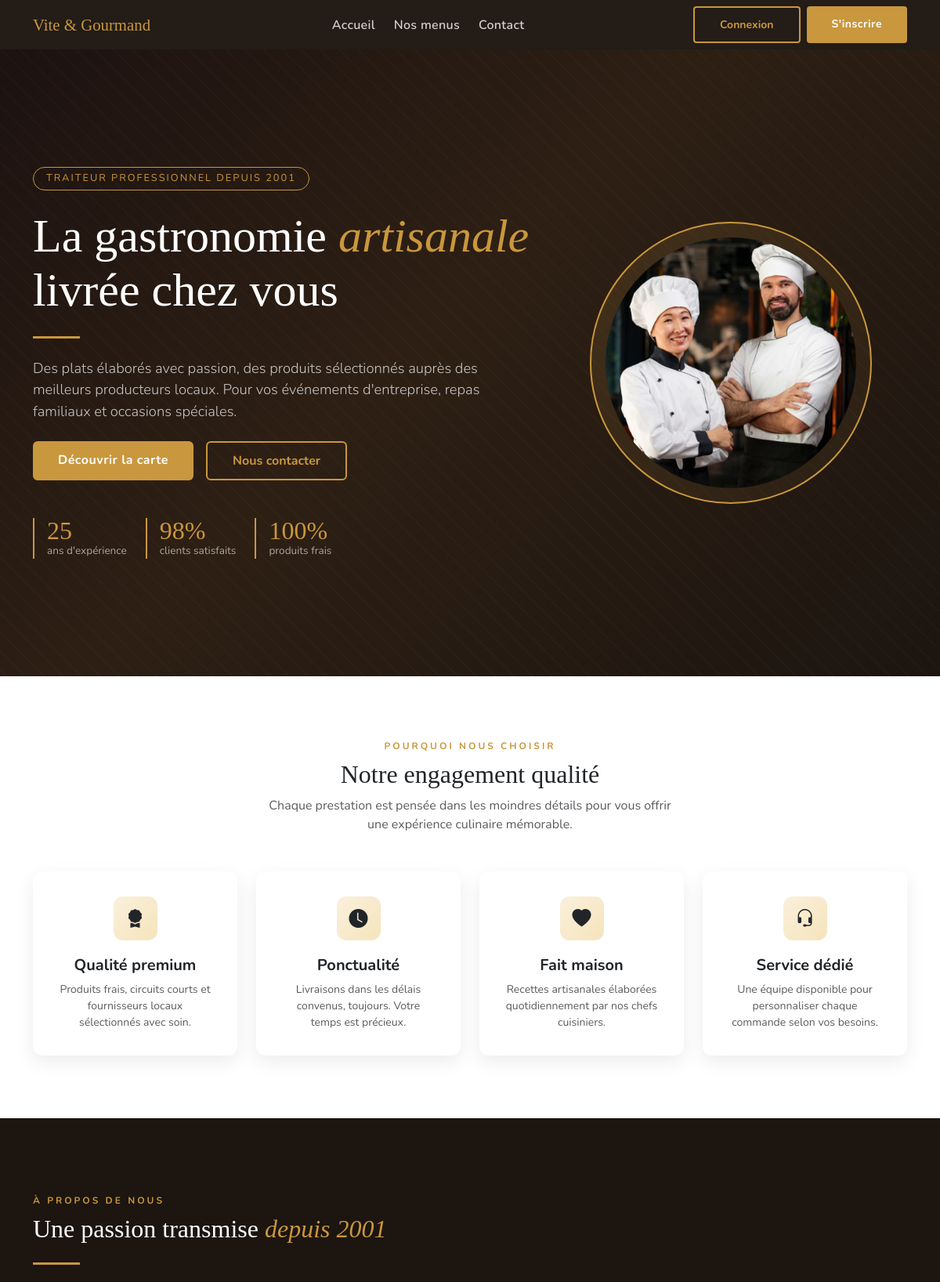
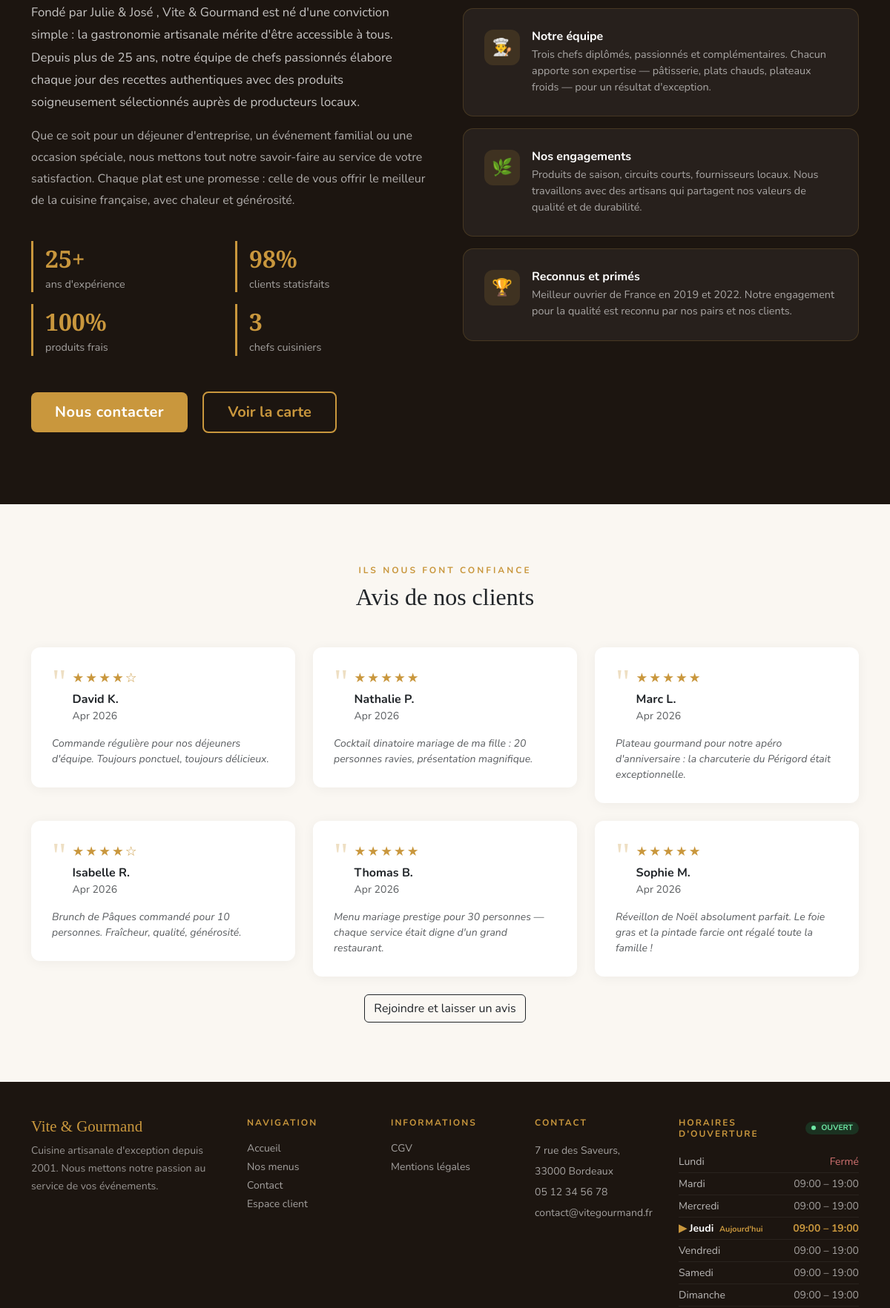
The page / (upper part) on the database its author committed (2 pictures, top to bottom).
### tables this page shows
CREATE TABLE `avis` (
  `id` int(11) NOT NULL,
  `user_id` int(11) DEFAULT NULL,
  `nom` varchar(150) NOT NULL,
  `contenu` text NOT NULL,
  `note` tinyint(1) DEFAULT 5,
  `statut` varchar(50) DEFAULT 'en attente',
  `created_at` datetime DEFAULT current_timestamp()
);

CREATE TABLE `horaires` (
  `id` int(11) NOT NULL,
  `jour` varchar(20) NOT NULL,
  `heure_ouverture` varchar(5) DEFAULT '09:00',
  `heure_fermeture` varchar(5) DEFAULT '19:00',
  `ferme` tinyint(1) DEFAULT 0
);

### index.php (the view, shortened to what the rows shown need)
<?php
include 'includes/db.php';
include 'includes/auth.php';
$jour_fr = [
    'Sunday'    => 'Dimanche',
    'Monday'    => 'Lundi',
    'Tuesday'   => 'Mardi',
    'Wednesday' => 'Mercredi',
    'Thursday'  => 'Jeudi',
    'Friday'    => 'Vendredi',
    'Saturday'  => 'Samedi'
];
$today_fr = $jour_fr[date('l')];
$avis = [];
$sql_avis = "SELECT * FROM avis WHERE statut='approuvé' ORDER BY created_at DESC LIMIT 6";
$stmt_avis = $pdo->query($sql_avis);
if ($stmt_avis) {
    $avis = $stmt_avis->fetchAll();
}
$horaires = [];
$sql_horaires = "SELECT * FROM horaires ORDER BY id";
$stmt_horaires = $pdo->query($sql_horaires);
if ($stmt_horaires) {
    while ($h = $stmt_horaires->fetch()) {
        $horaires[$h['jour']] = $h;
    }
}
?>
<!DOCTYPE html>
<html lang="fr">
<head>
    <link rel="stylesheet" href="https://cdn.jsdelivr.net/npm/bootstrap@5.3.0/dist/css/bootstrap.min.css">
    <link rel="stylesheet" href="https://cdn.jsdelivr.net/npm/bootstrap-icons@1.11.0/font/bootstrap-icons.css">
    <link rel="stylesheet" href="css/global.css">
    <link rel="stylesheet" href="css/public.css">
</head>
<body>
<section class="hero" id="hero">
    <div class="container py-5">
        <div class="row align-items-center">
            <div class="col-lg-7">
                <h1>La gastronomie <em>artisanale</em> livrée chez vous</h1>
            </div>
        </div>
    </div>
</section>
<section class="py-6" style="background:#fff;padding:5rem 0;">
    <div class="container">
        <div class="text-center mb-5">
            <h2 class="display-font mt-2">Notre engagement qualité</h2>
        </div>
    </div>
</section>
<section style="background:var(--dark);padding:6rem 0;">
    <div class="container">
        <div class="row align-items-center g-5">
            <div class="col-lg-6">
                <h2 class="display-font text-white mt-2">Une passion transmise <em style="color:var(--gold);font-style:italic;">depuis 2001</em></h2>
            </div>
        </div>
    </div>
</section>
<section class="py-5" id="avis" style="background:var(--cream);padding:5rem 0!important;">
    <div class="container">
        <div class="text-center mb-5">
            <h2 class="display-font mt-2">Avis de nos clients</h2>
        </div>
        <?php if ($avis): ?>
        <div class="row g-4">
            <?php foreach ($avis as $a): ?>
            <div class="col-md-6 col-lg-4">
                <div class="avis-card">
                    <div class="d-flex align-items-start mb-3">
                        <div class="avis-quote me-2">"</div>
                        <div>
                            <div class="stars"><?= stars($a['note']) ?></div>
                            <div class="fw-bold mt-1"><?= htmlspecialchars($a['nom']) ?></div>
                            <div class="text-muted small"><?= date('M Y', strtotime($a['created_at'])) ?></div>
                        </div>
                    </div>
                    <p class="text-muted mb-0 fst-italic small"><?= htmlspecialchars($a['contenu']) ?></p>
                </div>
            </div>
            <?php endforeach; ?>
        </div>
        <?php else: ?>
        <p class="text-center text-muted">Aucun avis pour le moment.</p>
        <?php endif; ?>
    </div>
</section>
<?php include 'includes/partials/footer.php'; ?>
</body>
</html>

### includes/partials/footer.php (shortened to what the rows shown need)
<footer class="py-5" id="horaires" style="background:var(--dark);">
    <div class="container">
        <div class="row g-5">
            <div class="col-md-3">
                <?php if (!empty($horaires)): ?>
                    <div style="color:rgba(255,255,255,.7);">
                        <?php foreach ($horaires as $jour => $h): ?>
                            <?php $isToday = ($jour === $today_fr); ?>
                            <div class="d-flex justify-content-between align-items-center py-1"
                                 style="border-bottom:1px solid rgba(255,255,255,.06);
                                        <?php echo $isToday ? 'color:#fff;' : ''; ?>">
                                <span class="small"
                                      style="font-weight:<?php echo $isToday ? '700' : '400'; ?>;">
                                    <?php if ($isToday): ?>
                                        <span style="color:var(--gold);">▶</span>
                                    <?php endif; ?>
                                    <?php echo htmlspecialchars($jour); ?>
                                    <?php if ($isToday): ?>
                                        <span style="color:var(--gold);font-size:.68rem;margin-left:4px;">
                                            Aujourd'hui
                                        </span>
                                    <?php endif; ?>
                                </span>
                                <?php if (!empty($h['ferme'])): ?>
                                    <span class="small" style="color:rgba(255,138,138,.8);">
                                        Fermé
                                    </span>
                                <?php else: ?>
                                    <span class="small"
                                          style="font-weight:<?php echo $isToday ? '700' : '400'; ?>;
                                                 color:<?php echo $isToday ? 'var(--gold)'
                                                                            : 'rgba(255,255,255,.6)'; ?>;">
                                        <?php echo $h['heure_ouverture']; ?>
                                        –
                                        <?php echo $h['heure_fermeture']; ?>
                                    </span>
                                <?php endif; ?>
                            </div>
                        <?php endforeach; ?>
                    </div>
                <?php else: ?>
                    <p class="small" style="color:rgba(255,255,255,.4);">
                        Horaires non disponibles
                    </p>
                <?php endif; ?>
            </div>
        </div>
    </div>
</footer>

### rows shown on the page
avis: note "★★★★☆", nom "David K.", created_at "Apr 2026", contenu "Commande régulière pour nos déjeuners d'équipe. Toujours ponctuel, toujours délicieux."
avis: note "★★★★★", nom "Nathalie P.", created_at "Apr 2026", contenu "Cocktail dinatoire mariage de ma fille : 20 personnes ravies, présentation magnifique."
avis: note "★★★★★", nom "Marc L.", created_at "Apr 2026", contenu "Plateau gourmand pour notre apéro d'anniversaire : la charcuterie du Périgord était exceptionnelle."
avis: note "★★★★☆", nom "Isabelle R.", created_at "Apr 2026", contenu "Brunch de Pâques commandé pour 10 personnes. Fraîcheur, qualité, générosité."
avis: note "★★★★★", nom "Thomas B.", created_at "Apr 2026", contenu "Menu mariage prestige pour 30 personnes — chaque service était digne d'un grand restaurant."
avis: note "★★★★★", nom "Sophie M.", created_at "Apr 2026", contenu "Réveillon de Noël absolument parfait. Le foie gras et la pintade farcie ont régalé toute la famille !"
horaires: jour "Lundi", ferme "Fermé"
horaires: jour "Mardi", heure_ouverture "09:00", heure_fermeture "19:00"
horaires: jour "Mercredi", heure_ouverture "09:00", heure_fermeture "19:00"
horaires: jour "Jeudi", shows "Aujourd'hui", heure_ouverture "09:00", heure_fermeture "19:00"
horaires: jour "Vendredi", heure_ouverture "09:00", heure_fermeture "19:00"
horaires: jour "Samedi", heure_ouverture "09:00", heure_fermeture "19:00"
horaires: jour "Dimanche", heure_ouverture "09:00", heure_fermeture "19:00"
